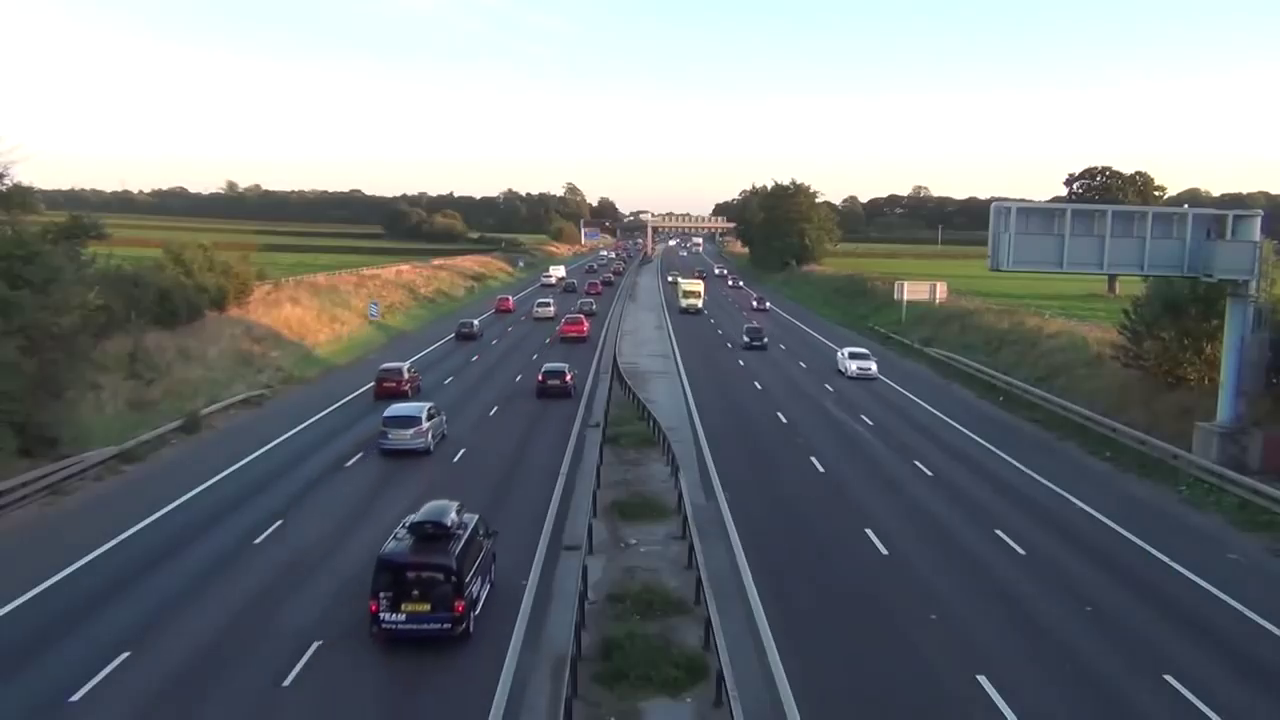
#> input picture frame 74 of rec_Trim2.mp4, 1280 x 720 px, given in place of rec_Trim.mp4, which was not available
$ python uloha1_wo_colors.py
#> lines starting #> are read from the running program, lines starting #| are printed output that depends on the picture; after the words box and inside, x2 and y2 are one past the last pixel; in counts of white or black regions, pixels touching at a corner belong together; pictures that were not available may be replaced by others from this repository, and a replacement may not be noted
import cv2
import numpy as np
from math import sqrt,pow


class carTracker():
    number = 0
    stacked_counter = 0
    tracker = None
    isAlive = False
    info = None
    box = (0, 0, 0, 0)
    old_box = box

    # [46 lines left out: functions __init__, update, isTrackerStacked, isRectOutOfFrame, draw, not called in this run]


def defineParams(hsvFrame, askedColor):
    # Set range for red color
    red_lower = np.array([120, 60, 50], np.uint8)
    red_upper = np.array([180, 255, 255], np.uint8)
    # Set range for green color
    green_lower = np.array([50, 60, 100], np.uint8)
    green_upper = np.array([120, 255, 255], np.uint8)
    # Set range for white color
    sensitivity = 10
    white_lower = np.array([0, 0, 255 - sensitivity])
    white_upper = np.array([255, sensitivity, 255])

    red_mask = cv2.inRange(hsvFrame, red_lower, red_upper)
    green_mask = cv2.inRange(hsvFrame, green_lower, green_upper)
    white_mask = cv2.inRange(hsvFrame, white_lower, white_upper)

    if askedColor == "Red":
        mask = red_mask

    elif askedColor == "White":
        mask = white_mask

    elif askedColor == "Green":
        mask = green_mask

    return mask


def maskColor(inputFrame, askedColor):
    kernal = np.ones((3, 3), "uint8")
    blur = cv2.GaussianBlur(inputFrame, (3, 3), 0)
    _, thresh = cv2.threshold(blur, 130, 255, cv2.THRESH_BINARY)
        # 1. convert from BGR to HSV
    hsvFrame = cv2.cvtColor(thresh, cv2.COLOR_BGR2HSV)
    #cv2.imshow("hsv", hsvFrame)
    mask = defineParams(hsvFrame, askedColor)
    mask = cv2.dilate(mask, kernal)
        # 3.
    res = cv2.bitwise_and(hsvFrame, hsvFrame, mask=mask)
    return res


# [5 lines left out: function findCenterOfBox, not called in this run]

def findColorPosInList(color):
    id = 0
    for c in colors:
        if c == color:
            return id
        id = id + 1
    return None


def drawBoundingRect(img, box, textInfo, rect=True):
    # parse box
    x = box[0] + moveX
    y = box[1] + moveY
    w = box[2]
    h = box[3]

    # parse info
    text = textInfo[0]
    colorName = textInfo[1]
    colorIdx = findColorPosInList(colorName)
    if colorIdx is None:
        color = colors[1]
    else:
        color = colorsNum[colorIdx]
    #draw rectangle
    if rect:
        cv2.rectangle(img, (x, y), (x + w, y + h), (255, 0, 0), 2)
    #draw text
    if rect:
        cv2.putText(img, text, (round(x + w / 4), y - 10), cv2.FONT_HERSHEY_SIMPLEX, 0.5, color=color)
    else:
        cv2.putText(img, text, (round(x + w / 4), y - 10), cv2.FONT_HERSHEY_SIMPLEX, 0.5, color=(0, 0, 255))


def setRegionOfInterest(choice, frame):
    if choice == 0:
        moveY = 230
        moveX = 650
        roi = frame[moveY:moveY+120, moveX:moveX+150]
    return roi, moveX, moveY


def isThisColorRight(img, expectedArea):

    cannyy = cv2.Canny(img, 125, 175)
    dilated = cv2.dilate(cannyy, (7, 7), iterations=3)
    #cv2.imshow("D",dilated)
    #cv2.waitKey(10000)
    contours, _ = cv2.findContours(dilated, cv2.RETR_TREE, cv2.CHAIN_APPROX_SIMPLE)
    for contour in contours:
        area = cv2.contourArea(contour)
        if area > expectedArea/2:
            return True
   # key = cv2.waitKey(2000)
    return False


def determineColorOfObject(img, roi, area):
    trashHold = 10

    if roi[1] - trashHold > 0:
        h1 = roi[1] - trashHold
    else:
        h1 = roi[1]
    if roi[0] - trashHold > 0:
        w1 = roi[0] - trashHold
    else:
        w1 = roi[0]

    h2 = roi[1] + roi[3] + trashHold
    w2 = roi[0] + roi[2] + trashHold

    region = img[h1:h2, w1:w2]
    for currentColor in colors[:-1]:
        masked = maskColor(region, currentColor)
        if isThisColorRight(masked, area):
            return currentColor
    return None


def findContours(img, original):
    # define 2 lists
    contoursList = []
    typesAndColors = []

    # first find contours
    contours, _ = cv2.findContours(img, cv2.RETR_TREE, cv2.CHAIN_APPROX_SIMPLE)
    for cnt in contours:
        # calc are and remove small elements
        area = cv2.contourArea(cnt)
        if area > 200:
            x, y, w, h = cv2.boundingRect(cnt)
            contour = (x, y, w, h)
            color = determineColorOfObject(original, contour, area)
            if area > 2000:
                type = "Big"
            else:
                type = "Small"
            if color is None:
                color = "Black"
            contoursList.append(contour)
            typesAndColors.append((type, color))
    return contoursList, typesAndColors


# [14 lines left out: functions alreadyTrackedObject, sizeBetween, not called in this run]


def initTracker(box, info):
    global numOfTrackedObjects
    colorName = info[1]
    nboxX = box[0] + moveX
    nboxY = box[1] + moveY
    nbox = (nboxX, nboxY, box[2], box[3])
    if colorName == "White" and not alreadyTrackedObject(nbox):
        numOfTrackedObjects = numOfTrackedObjects + 1
        tracker = carTracker(numOfTrackedObjects, nbox)
        trackers.append(tracker)
        print("Tracker initiated ", str(numOfTrackedObjects))


def destroyUnactiveTrackers():
    global trackers
    idx = findUnactiveTrackers()
    for i in range(len(idx)):
        trackers.remove(trackers[idx[i]])


def findUnactiveTrackers():
    idx = []
    for j in range(len(trackers)):
        unactiveTracker = not trackers[j].isAlive
        if unactiveTracker:
            idx.append(j)
    for i in range(1,len(idx)):
        idx[i] = idx[i] - i
    return idx


### START OF CODE
box_history = (0, 0, 0, 0)
stacked_counter = 0
trackers = []
numOfTrackedObjects = 0

colorsNum = [(250, 250, 250), (10, 10, 10)]
colors = ["White", "Black"]
videos = ['rec_Trim.mp4']
choice = 0
frameNumber = 0
cap = cv2.VideoCapture(videos[choice])

object_detector = cv2.createBackgroundSubtractorMOG2(detectShadows=False, history=100, varThreshold=50)
while True:
    ret, frame = cap.read()
#> frame is the input picture: shape (720, 1280, 3); mean B, G, R 126.6, 123.1, 117.7
    if not ret:
        cap.release()
        cv2.destroyAllWindows()
        break
    frameNumber = frameNumber + 1
    roi, moveX, moveY = setRegionOfInterest(choice, frame)                  # set region of interest + remember move in X and Y
#> in setRegionOfInterest, `roi = frame[moveY:moveY+120, moveX:moveX+150]`:
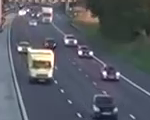
#> roi: shape (120, 150, 3); mean B, G, R 99.6, 91.6, 87.8
#> moveX = 650; moveY = 230
    mask = object_detector.apply(roi)                                       # apply object detector to ROI
#> mask: shape (120, 150); every value is 255
    _, mask = cv2.threshold(mask, 120, 255, cv2.THRESH_BINARY)              # treshold unwanted objects
    contours, contourInfo = findContours(mask, roi)                         # find contours in ROI
#> in findContours, `contours, _ = cv2.findContours(img, cv2.RETR_TREE, cv2.CHAIN_APPROX_SI..`: contours = [[[0, 0], [0, 119], [149, 119], [149, 0]]]
#> the loop in findContours, `for cnt in contours:` made 1 pass
#> (cnt, area, x, y, w, h) on pass 1: ([[0, 0], [0, 119], [149, 119], [149, 0]], 17731, 0, 0, 150, 120)
#> pass 1, in maskColor, `_, thresh = cv2.threshold(blur, 130, 255, cv2.THRESH_BINARY)`:
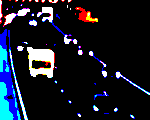
#> thresh: shape (120, 150, 3); mean B, G, R 39.4, 27.2, 22.9
#> pass 1, in defineParams, `red_mask = cv2.inRange(hsvFrame, red_lower, red_upper)`:
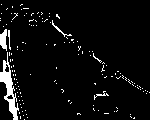
#> red_mask: shape (120, 150); 5.2% white; 138 white regions (133 under 20 px), largest, box (x1, y1, x2, y2) and area: (0, 52, 19, 120) 439, (0, 29, 7, 51) 107, (52, 20, 72, 37) 44, (94, 91, 109, 100) 34, (8, 30, 11, 50) 29
#> after the loop in findContours, `for cnt in contours:`: contoursList = [(0, 0, 150, 120)]; typesAndColors = [('Big', 'Black')]
#> contours = [(0, 0, 150, 120)]; contourInfo = [('Big', 'Black')]

    if len(contours) != len(contourInfo):
        print("Not good")

    for i in range(0, len(contours)):
        drawBoundingRect(frame, contours[i], contourInfo[i])                # bound found moving objects
        initTracker(contours[i], contourInfo[i])                            # try to find right object to track
#> this loop made 1 pass
#> (x in drawBoundingRect, y in drawBoundingRect, w in drawBoundingRect, h in drawBoundingRect, text in drawBoundingRect, colorIdx in drawBoundingRect) on pass 1: (650, 230, 150, 120, 'Big', 1)
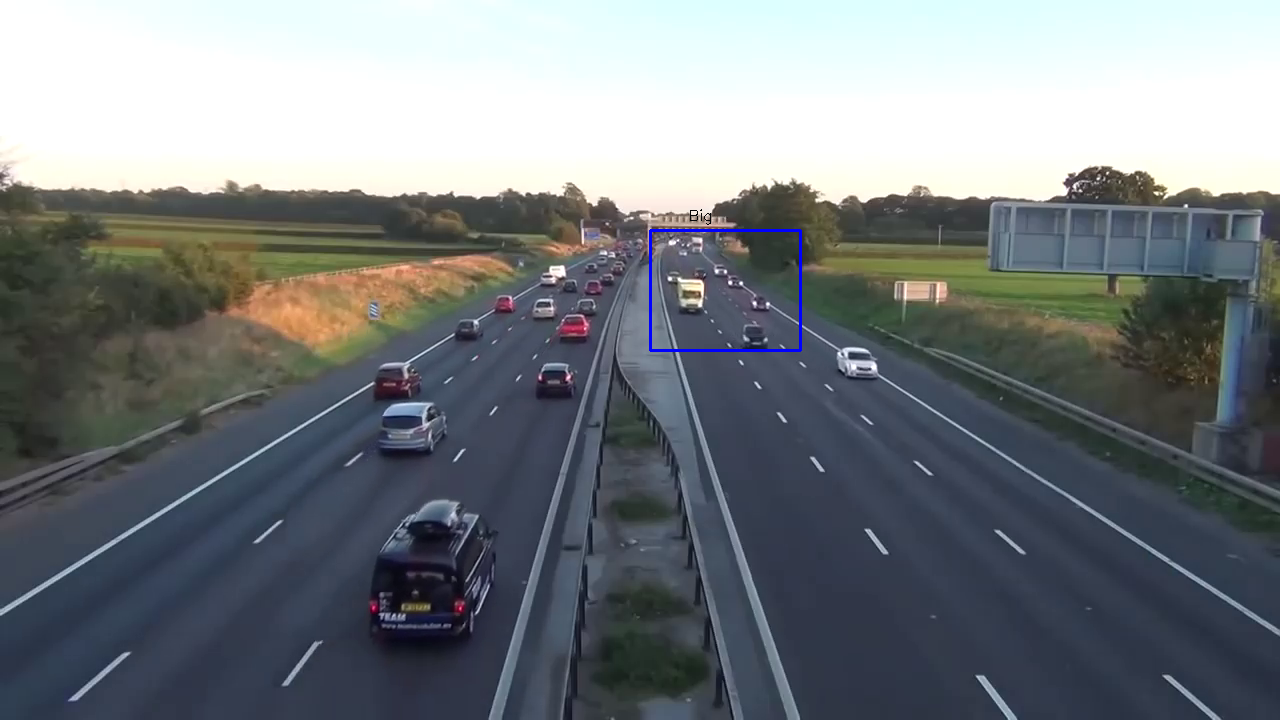
#> frame: shape (720, 1280, 3); 0.18% of pixels changed, all inside (x1, y1, x2, y2) = (649, 209, 802, 352)

    for tracker in trackers:
        tracker.update()
        tracker.draw()
    #cv2.imshow("roi", roi)
    whiteMask = maskColor(frame, "White")
#> call 2 of maskColor, with askedColor = 'White'
#> call 2 of defineParams, with askedColor = 'White'
#> in defineParams (call 2), `green_mask = cv2.inRange(hsvFrame, green_lower, green_upper)`:
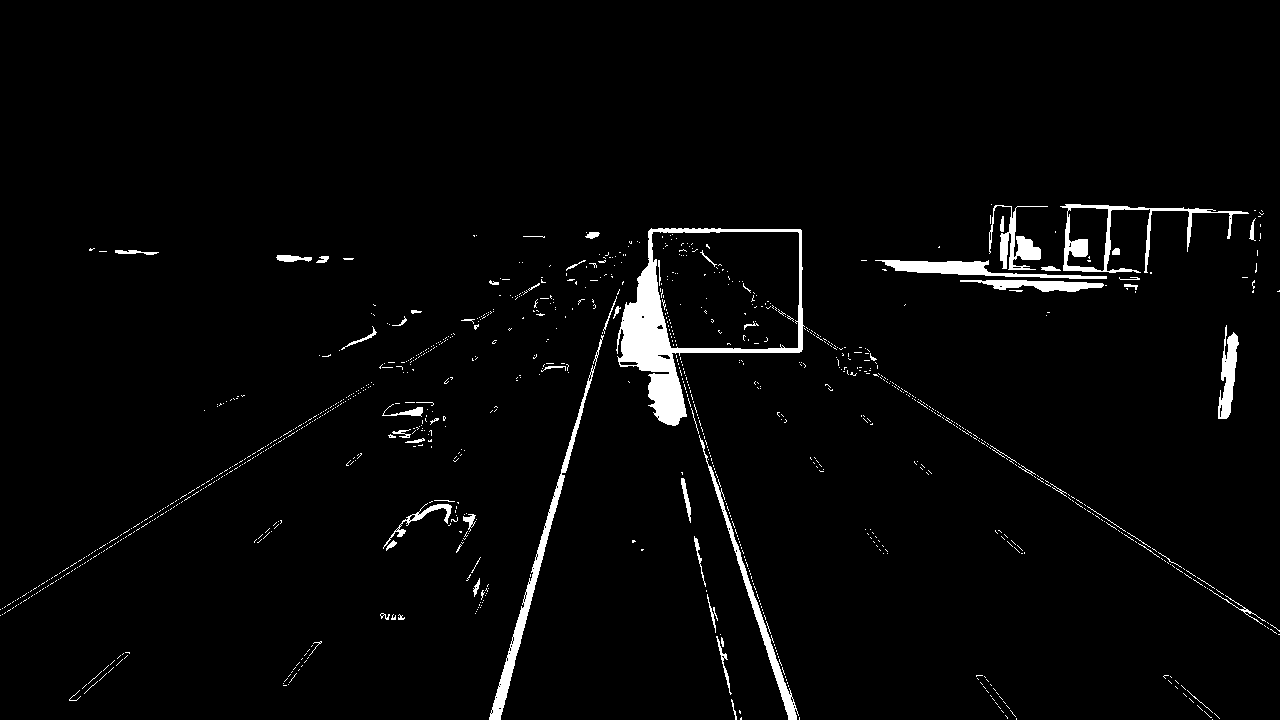
#> green_mask: shape (720, 1280); 2.7% white; 1053 white regions (987 under 20 px), largest, box (x1, y1, x2, y2) and area: (616, 228, 805, 426) 7087, (489, 335, 604, 720) 2527, (1060, 204, 1249, 273) 2006
#> in maskColor (call 2), `mask = cv2.dilate(mask, kernal)`:
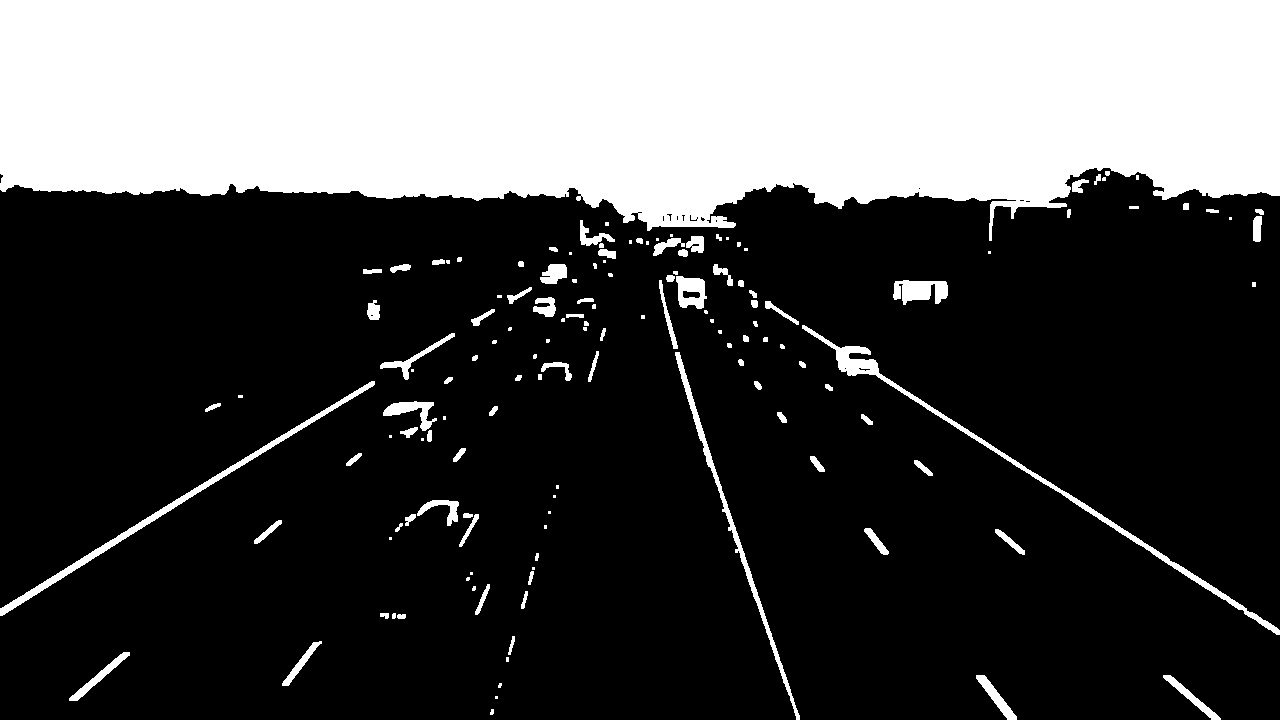
#> mask: shape (720, 1280); 29.6% white; 142 white regions (47 under 20 px), largest, box (x1, y1, x2, y2) and area: (0, 0, 1280, 241) 251708, (802, 325, 1280, 635) 3442, (0, 381, 375, 616) 2650
    cv2.imshow("White mask", whiteMask)
    cv2.imshow("Frame", frame)

    destroyUnactiveTrackers()

    key = cv2.waitKey(10)
#> (key Esc is pressed here)
    if key == 27:  # esc
        break
        cap.release()
        cv2.destroyAllWindows()

print("Num of cars: " + str(numOfTrackedObjects))

$ run again, starting later in the video
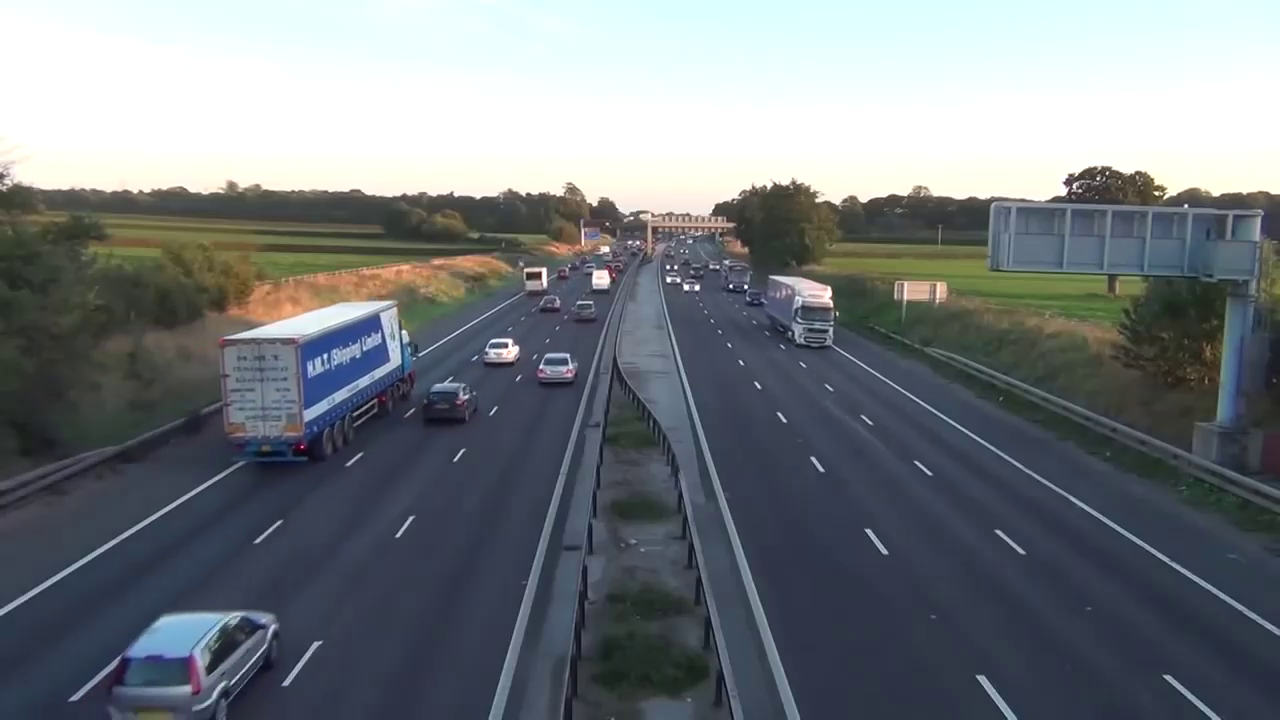
#> input picture frame 336 of rec_Trim2.mp4, 1280 x 720 px, given in place of rec_Trim.mp4, which was not available
#> frame is the input picture: shape (720, 1280, 3); mean B, G, R 127, 122.3, 116.4
#> moveX = 650; moveY = 230
#> in findContours, `contours, _ = cv2.findContours(img, cv2.RETR_TREE, cv2.CHAIN_APPROX_SI..`: contours = [[[0, 0], [0, 119], [149, 119], [149, 0]]]
#> the loop in findContours, `for cnt in contours:` made 1 pass
#> (cnt, area, x, y, w, h) on pass 1: ([[0, 0], [0, 119], [149, 119], [149, 0]], 17731, 0, 0, 150, 120)
#> pass 1, in defineParams, `red_mask = cv2.inRange(hsvFrame, red_lower, red_upper)`:
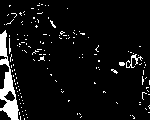
#> red_mask: shape (120, 150); 6.9% white; 151 white regions (147 under 20 px), largest, box (x1, y1, x2, y2) and area: (0, 30, 19, 120) 710, (126, 54, 143, 68) 69, (119, 62, 125, 66) 21, (9, 38, 11, 54) 20
#> after the loop in findContours, `for cnt in contours:`: contoursList = [(0, 0, 150, 120)]; typesAndColors = [('Big', 'Black')]
#> `contours, contourInfo = findContours(mask, roi)`: contours = [(0, 0, 150, 120)]; contourInfo = [('Big', 'Black')]
#> the loop `for i in range(0, len(contours)):` made 1 pass
#> (x in drawBoundingRect, y in drawBoundingRect, w in drawBoundingRect, h in drawBoundingRect, text in drawBoundingRect, colorIdx in drawBoundingRect) on pass 1: (650, 230, 150, 120, 'Big', 1)
#> hsvFrame: shape (720, 1280, 3); mean H, S, V 3.9, 12.1, 85.7
#> red_mask: shape (720, 1280); 2.3% white; 1502 white regions (1451 under 20 px), largest, box (x1, y1, x2, y2) and area: (618, 228, 806, 424) 5754, (302, 320, 390, 416) 3052, (225, 343, 299, 421) 1841
#> green_mask: shape (720, 1280); 3.4% white; 1054 white regions (992 under 20 px), largest, box (x1, y1, x2, y2) and area: (617, 228, 806, 424) 6645, (302, 320, 390, 416) 3311, (225, 343, 299, 437) 3175
#> white_mask: shape (720, 1280); 28.9% white; 206 white regions (135 under 20 px), largest, box (x1, y1, x2, y2) and area: (0, 0, 1280, 230) 248854, (224, 300, 401, 422) 4514, (153, 612, 246, 683) 1415
#> in maskColor (call 2), `mask = cv2.dilate(mask, kernal)`:
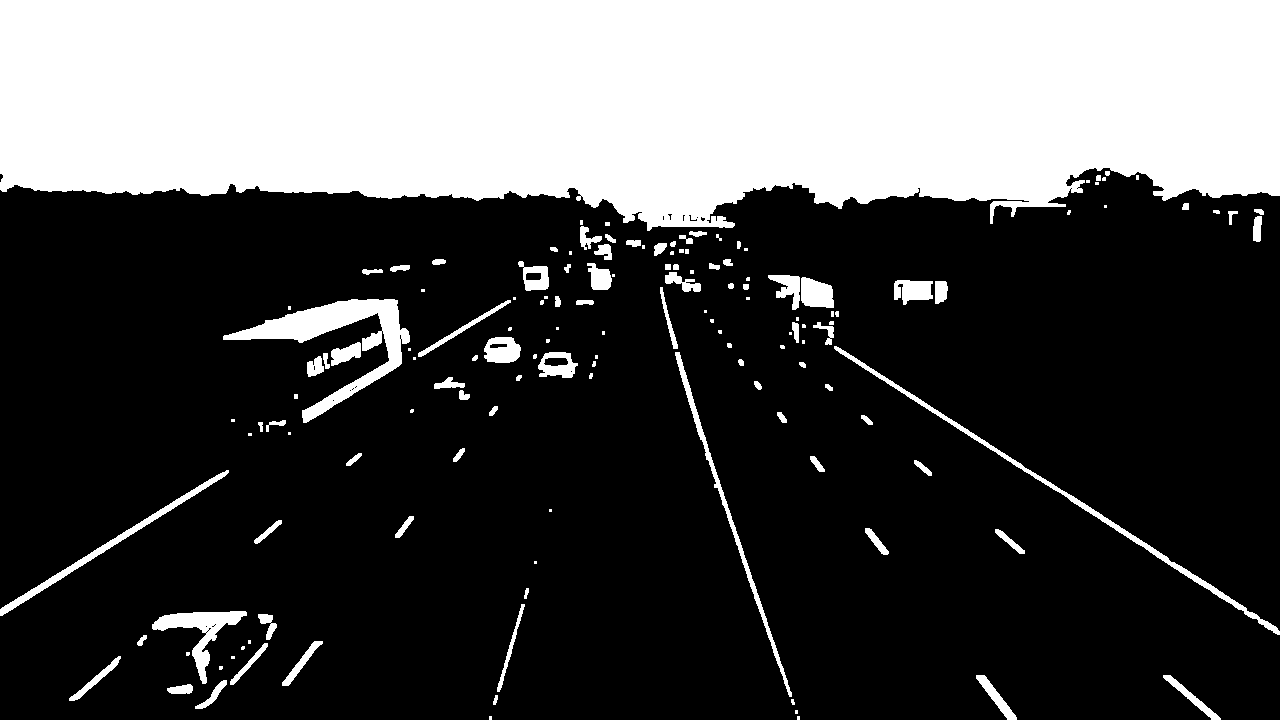
#> mask: shape (720, 1280); 30.4% white; 146 white regions (53 under 20 px), largest, box (x1, y1, x2, y2) and area: (0, 0, 1280, 231) 251677, (223, 299, 410, 423) 5826, (834, 346, 1280, 635) 2586
#> res: shape (720, 1280, 3); mean H, S, V 0.7, 2.3, 75.9
